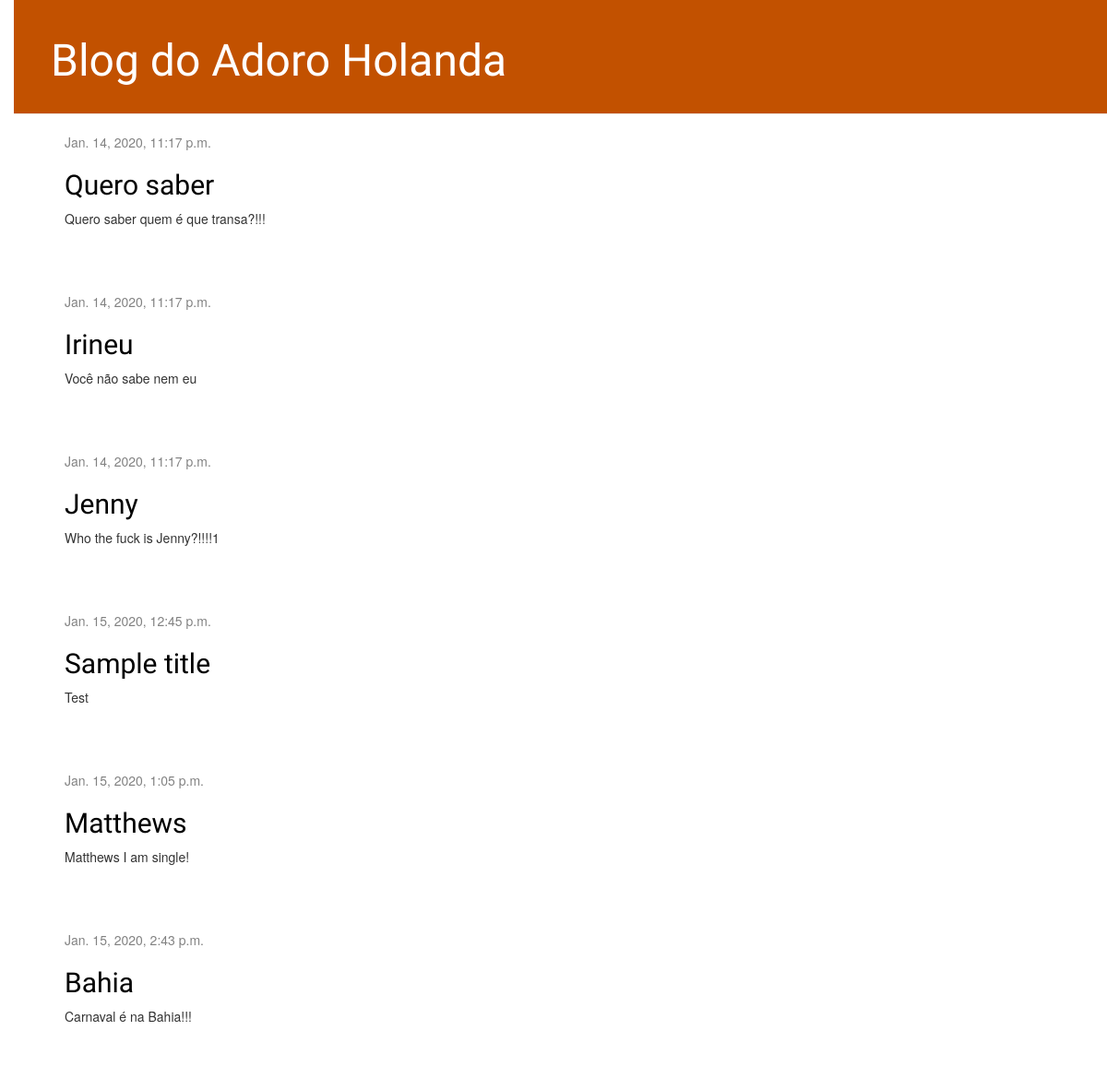
Before: / with the older database file.
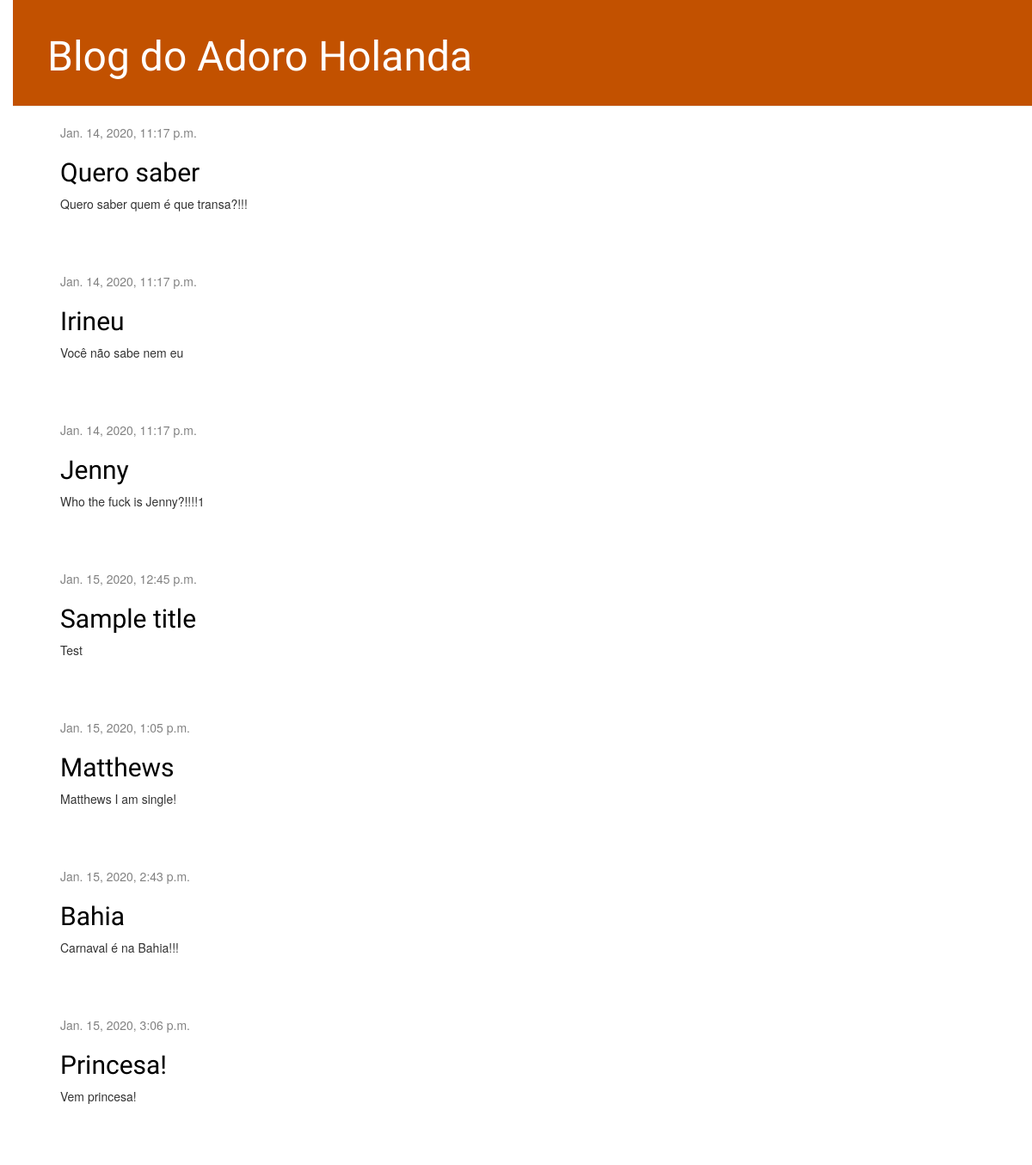
After: the same page with the newer database file.
### blog/models.py (models this page shows, shortened)
class Post(models.Model):
    author = models.ForeignKey(settings.AUTH_USER_MODEL, on_delete = models.CASCADE)
    title = models.CharField(max_length=200)
    text = models.TextField()
    created_date = models.DateTimeField(default = timezone.now)
    published_date = models.DateTimeField(blank = True, null = True)

### blog/views.py (the view)
# urls.py: path('', views.post_list, name = 'post_list'),
def post_list(request):
    posts = Post.objects.filter(published_date__lte = timezone.now()).order_by('published_date')
    return render(request, 'blog/post_list.html', {'posts':posts})

### blog/templates/blog/post_list.html
{% extends 'blog/base.html' %}
{% block content %}
{% for post in posts %}
    <div class="post">
        <div class="date">
            {{ post.published_date }}
        </div>
        <h2><a href="{% url 'post_detail' pk=post.pk %}">{{ post.title }}</a></h2>
        <p>{{ post.text|linebreaksbr }}</p>
    </div>
{% endfor %}
{% endblock %}

### blog/templates/blog/base.html (shortened to what this page needs)
{% load static %}
<html>
    <head>
        <link rel="stylesheet" href="//maxcdn.bootstrapcdn.com/bootstrap/3.2.0/css/bootstrap.min.css">
        <link rel="stylesheet" href="//maxcdn.bootstrapcdn.com/bootstrap/3.2.0/css/bootstrap-theme.min.css">
        <link rel="stylesheet" href="{% static 'css/blog.css' %}">
    </head>
   <body>
    <div class="page-header">
        <h1><a href="/">Blog do Adoro Holanda</a></h1>
    </div>
    <div class="content container">
        <div class="row">
            <div class="col-md-8">
            {% block content %}
            {% endblock %}
            </div>
        </div>
    </div>
</body>
</html>

### blog/static/css/blog.css (style rules this page uses)
h1 a, h2 a { color: #C25100; font-family: 'Lobster'; }
body { padding-left: 15px; }
.page-header { background-color: #C25100; margin-top: 0; padding: 20px 20px 20px 40px; }
.page-header h1, .page-header h1 a, .page-header h1 a:visited, .page-header h1 a:active { color: #ffffff; font-size: 36pt; text-decoration: none; }
.content { margin-left: 40px; }
h1, h2, h3, h4 { font-family: 'Lobster', cursive; }
.date { color: #828282; }
.post { margin-bottom: 70px; }
.post h2 a, .post h2 a:visited { color: #000000; }

Changed rows visible on the page:
added Post: published_date "Jan. 15, 2020, 3:06 p.m.", title "Princesa!", text "Vem princesa!"
